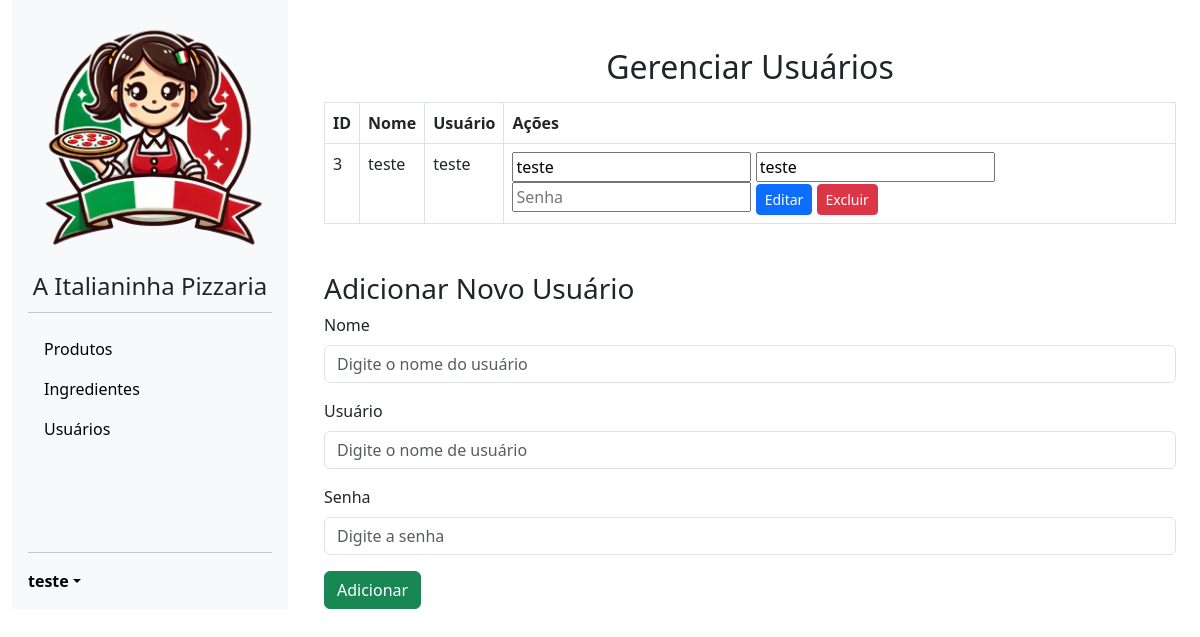
The app's page /usuarios.php (signed in) with its own data.
### tables this page shows
CREATE TABLE `usuario` (
  `Id_Usuario` int(11) NOT NULL,
  `Nome` varchar(100) DEFAULT NULL,
  `Usuario` varchar(50) NOT NULL,
  `Senha` varchar(60) NOT NULL
);

### web/usuarios.php (called while the page is built, shortened)
<?php
include './components/layout.php';
?>

### web/classes/manipulaUsuario.php (called while the page is built, shortened)
<?php
require_once 'conexaoBanco.php';
class manipulaUsuario
{
    private $conexao;
    public function __construct()
    {
        $this->conexao = new conexaoBanco();
    }
    public function __destruct()
    {
        $this->conexao = null;
    }
    public function listaUsuario()
    {
        $sql = "select * from usuario";
        $stmt = $this->conexao->conectar()->query($sql);
        return $stmt->fetchAll();
    }
}
?>

### web/classes/conexaoBanco.php (called while the page is built)
<?php
class conexaoBanco
{
    private $host = "localhost";
    private $dbname = "banco";
    private $username = "root";
    private $password = "";
    private $conexao;
    public function conectar()
    {
        if ($this->conexao === null)
        {
            try
            {
                $this->conexao = new PDO("mysql:host={$this->host};dbname={$this->dbname}",
                $this->username,
                $this->password
                );
            }
            catch (PDOException $e)
            {
                echo "Erro na conexão: " . $e->getMessage();
                exit;
            }
        }
        return $this->conexao;
    }
}
?>

### web/usuariosContent.php (the view, shortened to what this page needs)
<?php
require_once './classes/manipulaUsuario.php';
$manipula = new manipulaUsuario();
$usuarios = $manipula->listaUsuario();
?>
<!DOCTYPE html>
<html lang="pt-BR">
<head>
    <link rel="stylesheet" href="https://cdn.jsdelivr.net/npm/bootstrap@5.3.0/dist/css/bootstrap.min.css">
</head>
<body>
    <div class="container mt-5">
        <h2 class="text-center">Gerenciar Usuários</h2>
        <table class="table table-bordered mt-3">
            <thead>
                <tr>
                    <th>ID</th>
                    <th>Nome</th>
                    <th>Usuário</th>
                    <th>Ações</th>
                </tr>
            </thead>
            <tbody>
                <?php foreach ($usuarios as $usuario): ?>
                <tr>
                    <td><?= $usuario['Id_Usuario'] ?></td>
                    <td><?= htmlspecialchars($usuario['Nome']) ?></td>
                    <td><?= htmlspecialchars($usuario['Usuario']) ?></td>
                    <td>
                        <form method="post" style="display:inline;">
                            <input type="text" name="nome" placeholder="Nome" required value="<?= $usuario['Nome'] ?>">
                            <input type="text" name="usuario" placeholder="Usuário" required value="<?= $usuario['Usuario'] ?>">
                            <input type="password" name="senha" placeholder="Senha">
                            <button class="btn btn-primary btn-sm">Editar</button>
                        </form>
                        <form method="post" style="display:inline;" onsubmit="event.preventDefault(); confirmarExclusao(this);">
                            <button class="btn btn-danger btn-sm">Excluir</button>
                        </form>
                    </td>
                </tr>
                <?php endforeach; ?>
            </tbody>
        </table>
        <h3 class="mt-5">Adicionar Novo Usuário</h3>
        <form method="post" autocomplete="off">
            <div class="mb-3">
                <label for="nome" class="form-label">Nome</label>
                <input type="text" class="form-control" name="nome" id="nome" placeholder="Digite o nome do usuário" required>
            </div>
            <div class="mb-3">
                <label for="usuario" class="form-label">Usuário</label>
                <input type="text" class="form-control" name="usuario" id="usuario" placeholder="Digite o nome de usuário" required>
            </div>
            <div class="mb-3">
                <label for="senha" class="form-label">Senha</label>
                <input type="password" class="form-control" name="senha" id="senha" placeholder="Digite a senha" required>
            </div>
            <button type="submit" class="btn btn-success">Adicionar</button>
        </form>
    </div>
</body>
</html>

### web/css/sidebar.css (style rules this page uses)
body { min-height: 100vh; min-height: -webkit-fill-available; }
html { height: -webkit-fill-available; }

### records on screen
usuario: Id_Usuario "3", Nome "teste", Usuario "teste", nome "teste", usuario "teste"

### other values on screen
$_SESSION['username'] "teste"
